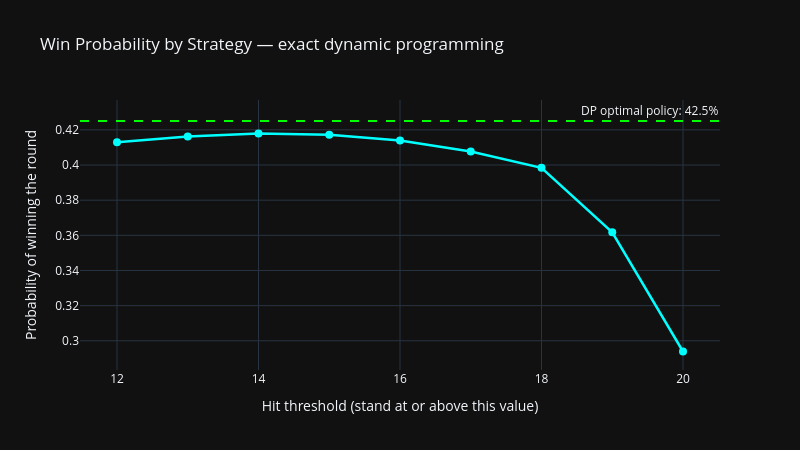

Source (notebook cell):
### Code cell
# Cell 5 — Optimal Strategy: Dynamic Programming (Bellman equation)
# The player sees only their own hand (no dealer upcard), the dealer hits below 17,
# and ties go to the dealer. Objective: maximise the probability of winning the round.
# Infinite-deck model (each card drawn independently); Cell 6 checks it on the real deck.
from functools import lru_cache

DRAW = {v: 1/13 for v in range(2, 10)}   # 2-9
DRAW[10] = 4/13                           # 10, J, Q, K
DRAW[11] = 1/13                           # ace, counted as 11 until it would bust

def add_card(total, soft_aces, card):
    """Add a card to a hand; demote soft aces (11 -> 1) while the hand would bust."""
    total, soft_aces = total + card, soft_aces + (card == 11)
    while total > 21 and soft_aces:
        total, soft_aces = total - 10, soft_aces - 1
    return total, soft_aces

@lru_cache(maxsize=None)
def dealer_final(total, soft_aces):
    """Probability distribution of the dealer's final total (22 = bust)."""
    if total > 21:
        return {22: 1.0}
    if total >= 17:
        return {total: 1.0}
    dist = {}
    for card, p in DRAW.items():
        for final, q in dealer_final(*add_card(total, soft_aces, card)).items():
            dist[final] = dist.get(final, 0) + p * q
    return dist

DEALER = dealer_final(0, 0)

def p_win_standing(total):
    """Win if the dealer busts or ends strictly below the player's total."""
    return DEALER[22] + sum(q for final, q in DEALER.items() if final < total)

@lru_cache(maxsize=None)
def best_win_prob(total, soft_aces):
    """V(state) = max(stand, E[V(next state)]): the Bellman equation."""
    if total > 21:
        return 0.0
    hit = sum(p * best_win_prob(*add_card(total, soft_aces, c)) for c, p in DRAW.items())
    return max(p_win_standing(total), hit)

def should_hit(total, soft_aces):
    if total > 21:
        return False
    hit = sum(p * best_win_prob(*add_card(total, soft_aces, c)) for c, p in DRAW.items())
    return hit > p_win_standing(total)

@lru_cache(maxsize=None)
def threshold_win_prob(total, soft_aces, threshold):
    """Exact win probability of the simple rule 'hit while total < threshold'."""
    if total > 21:
        return 0.0
    if total >= threshold:
        return p_win_standing(total)
    return sum(p * threshold_win_prob(*add_card(total, soft_aces, c), threshold)
               for c, p in DRAW.items())

def over_starting_hands(fn):
    """Average a hand-level value over every possible two-card starting hand."""
    return sum(p * q * fn(*add_card(*add_card(0, 0, a), b))
               for a, p in DRAW.items() for b, q in DRAW.items())

optimal_win = over_starting_hands(best_win_prob)
strategy_df = pd.DataFrame([
    {'threshold': T,
     'win_rate': round(over_starting_hands(lambda t, s: threshold_win_prob(t, s, T)), 4),
     'strategy': f'Hit below {T}'}
    for T in range(12, 21)
])
best = strategy_df.loc[strategy_df['win_rate'].idxmax()]

policy_df = pd.DataFrame([
    {'total': t,
     'hard hand': 'HIT' if should_hit(t, 0) else 'stand',
     'soft hand': ('HIT' if should_hit(t, 1) else 'stand') if t >= 13 else '—'}
    for t in range(12, 22)
])

fig = go.Figure()
fig.add_trace(go.Scatter(x=strategy_df['threshold'], y=strategy_df['win_rate'],
                         mode='lines+markers', line=dict(color='cyan', width=2.5),
                         marker=dict(size=8), name='Fixed threshold (exact)'))
fig.add_hline(y=optimal_win, line_dash='dash', line_color='lime',
              annotation_text=f'DP optimal policy: {optimal_win:.1%}')
fig.update_layout(title='Win Probability by Strategy — exact dynamic programming',
                  xaxis_title='Hit threshold (stand at or above this value)',
                  yaxis_title='Probability of winning the round',
                  template='plotly_dark', width=800, height=450)
fig.show()

print(f"Dealer bust probability:            {DEALER[22]:.1%}")
print(f"Best fixed rule:                    {best['strategy']} ({best['win_rate']:.1%})")
print(f"DP optimal policy (hard + soft):    {optimal_win:.1%}")
print("\nOptimal policy by hand total:")
print(policy_df.to_string(index=False))

### Figure 1 — Plotly figure (JSON) as saved in the notebook; plotly's stock layout.template omitted (floating-point values rounded to 4 significant figures)
{"data": [{"line": {"color": "cyan", "width": 2.5}, "marker": {"size": 8}, "mode": "lines+markers", "name": "Fixed threshold (exact)", "type": "scatter", "x": [12, 13, 14, 15, 16, 17, 18, 19, 20], "y": [0.4129, 0.4162, 0.418, 0.4172, 0.4139, 0.4077, 0.3984, 0.3617, 0.2939]}], "layout": {"annotations": [{"showarrow": false, "text": "DP optimal policy: 42.5%", "x": 1, "xanchor": "right", "xref": "x domain", "y": 0.425, "yanchor": "bottom", "yref": "y"}], "height": 450, "shapes": [{"line": {"color": "lime", "dash": "dash"}, "type": "line", "x0": 0, "x1": 1, "xref": "x domain", "y0": 0.425, "y1": 0.425, "yref": "y"}], "title": {"text": "Win Probability by Strategy — exact dynamic programming"}, "width": 800, "xaxis": {"title": {"text": "Hit threshold (stand at or above this value)"}}, "yaxis": {"title": {"text": "Probability of winning the round"}}}}
